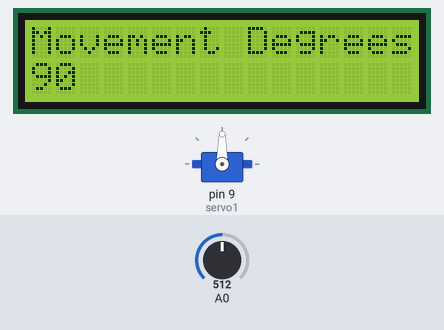
A sketch run on a simulated Arduino Uno, built with avr-gcc and run on an emulated ATmega328P. Shown: 16×2 character LCD, servo. The test bench sets the inputs (shaded band); at power-on: A0 = 512. What the sketch prints to the serial monitor is not drawn.

Above: at 1.2 s.
1.3 s: A0 set to 716
At 2.5 s:
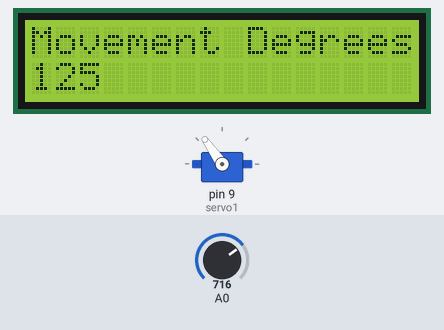
2.8 s: A0 set to 900
At 4.0 s:
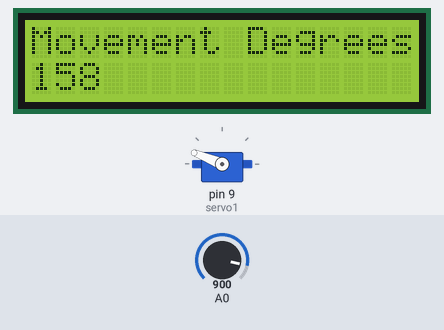
4.3 s: A0 set to 1023
At 5.0 s:
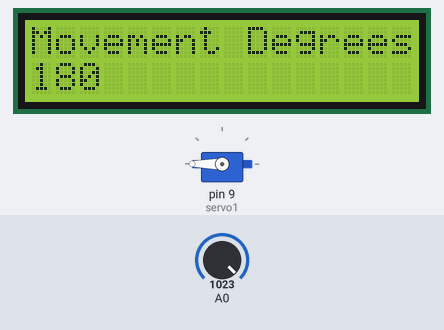
5.8 s: A0 set to 306
At 7.0 s:
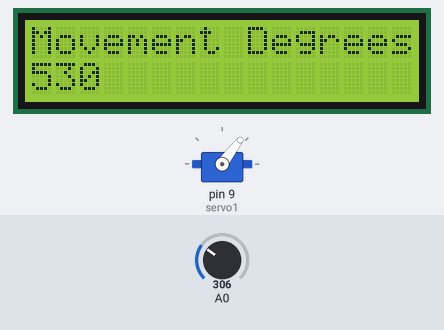
7.3 s: A0 set to 122
At 8.5 s:
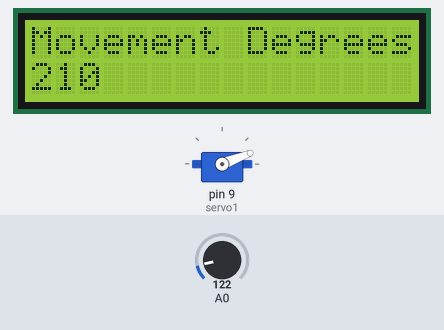
8.8 s: A0 set to 0
At 9.6 s:
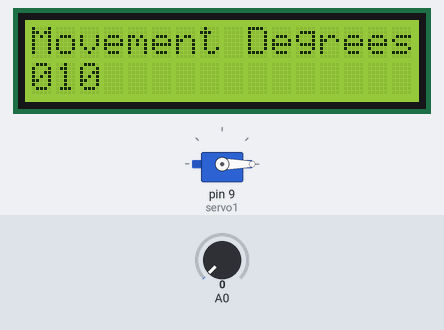
Timing chart, 0 to 11.3 s (numbered marks = the images above; inputs shaded):
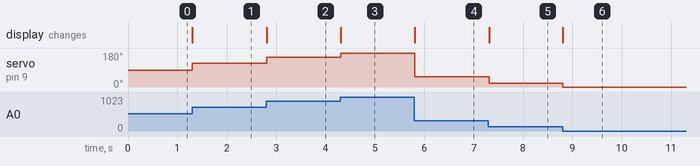

Measured:
- after the input at 1.3 s, servo on pin 9 (servo1): 90° → 125° at once; the display: changes at once (image 1)
- after the input at 2.8 s, servo on pin 9 (servo1): 125° → 158° at once; the display: changes at once (image 2)
- after the input at 4.3 s, servo on pin 9 (servo1): 158° → 180° at once; the display: changes at once (image 3)
- after the input at 5.8 s, servo on pin 9 (servo1): 180° → 53° at once; the display: changes at once (image 4)
- after the input at 7.3 s, servo on pin 9 (servo1): 53° → 21° at once; the display: changes at once (image 5)
- after the input at 8.8 s, servo on pin 9 (servo1): 21° → 0° at once; the display: changes at once (image 6)

The sketch:

Actividad11.ino
```cpp
/*El circuito:
   LCD RS pin to digital pin 12
   LCD Enable pin to digital pin 11
   LCD D4 pin al pin 5
   LCD D5 pin al pin 4
   LCD D6 pin al pin 3
   LCD D7 pin al pin 2
   Potenciomtro al pin 0 digital
   Servo al pin 9
*/

#include <Servo.h> //libreria Servo
#include <LiquidCrystal.h> //libreria LCD

LiquidCrystal lcd(12, 11, 5, 4, 3, 2); //Iniciando funcion LCD
Servo servo1; //Iniciando funcion servo

//Variables del programa
int pos = 0; //posicion del servo
int pot = 0; //informacion del servo
int grados = 0; //conversion potenciometro-grados

void setup() {
  Serial.begin(9600); //borrar
  lcd.begin(16, 2); //iniciando LCD
  servo1.attach(9);
  lcd.print("Movement Degrees");
}

void loop() {
  pot = analogRead(0);
  Serial.println(pot); //borrar
  grados = map (pot, 0, 1023, 0, 180);

  lcd.setCursor(0, 1);
  lcd.print(grados);
  servo1.write(grados);
  delay(15);
}
```
